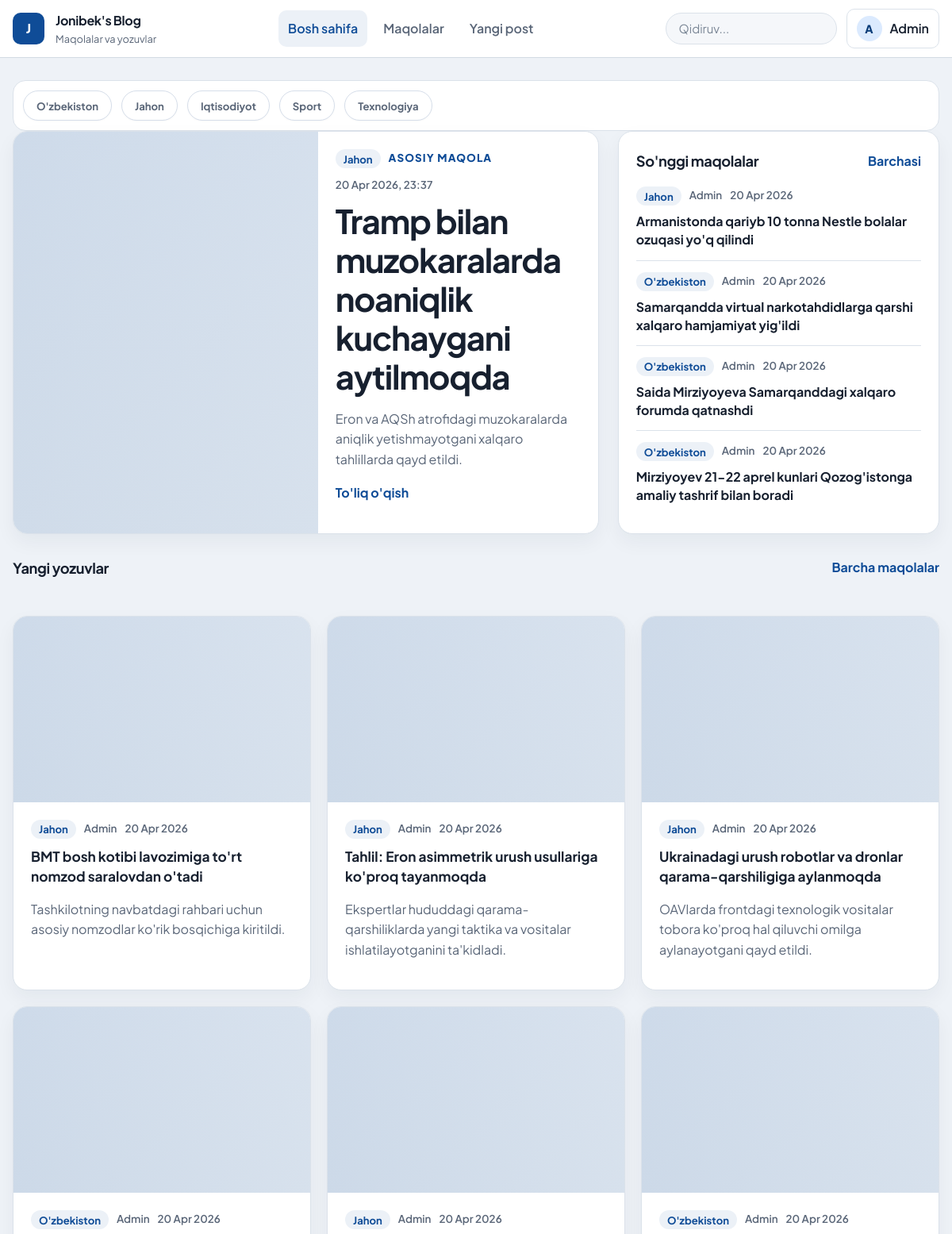
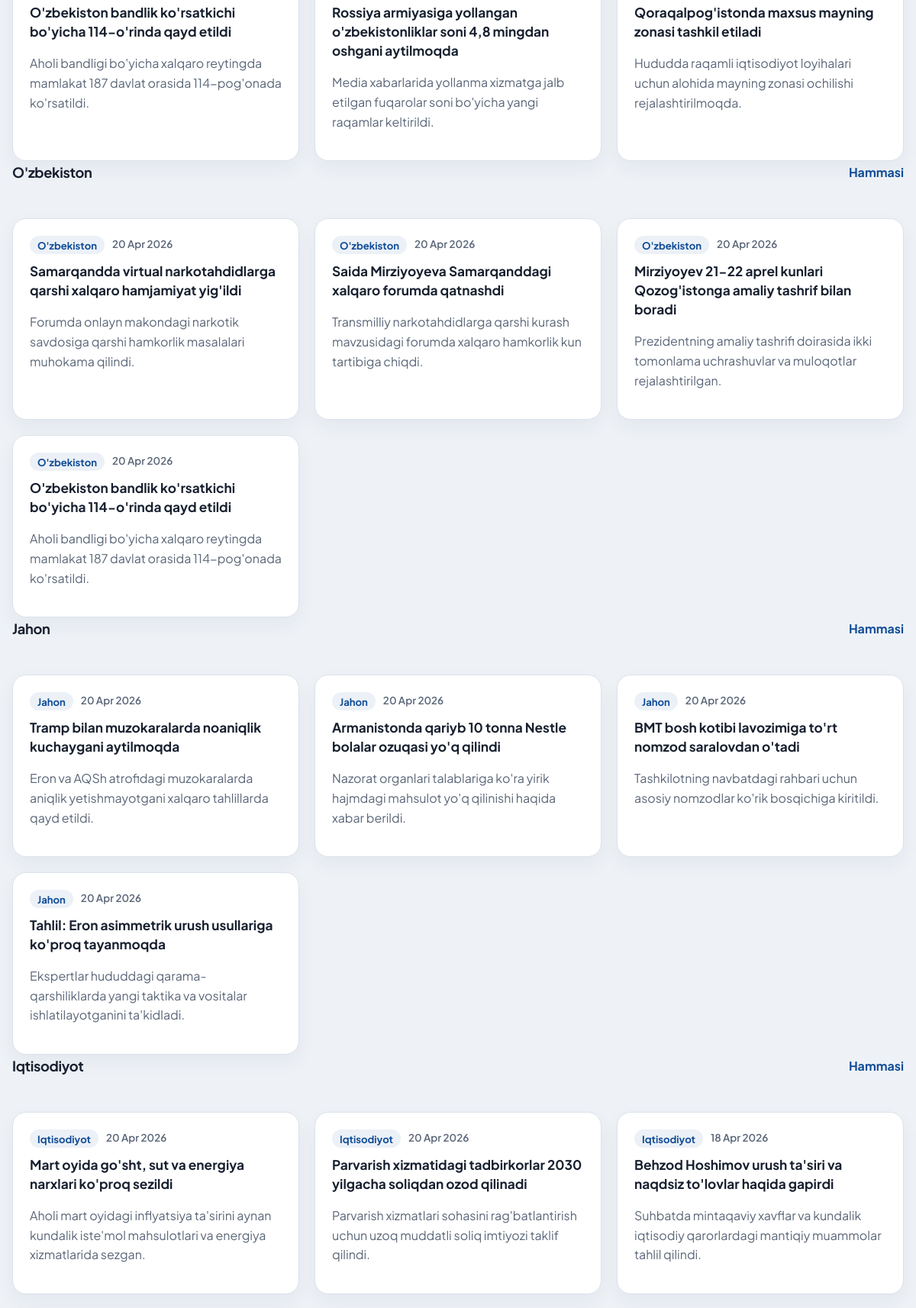
Screenshot of / (signed in, upper part) with the database file from the repository (2 pictures, top to bottom).
### accounts/models.py (models this page shows)
class CustomUser(AbstractUser):
    age = models.CharField(blank=True, null=True)

### articles/models.py (models this page shows, shortened)
class Article(models.Model):
    CATEGORY_CHOICES = (
        ("uzbekiston", "O'zbekiston"),
        ("jahon", "Jahon"),
        ("iqtisodiyot", "Iqtisodiyot"),
        ("sport", "Sport"),
        ("texnologiya", "Texnologiya"),
    )
    title = models.CharField(max_length=150)
    category = models.CharField(max_length=30, choices=CATEGORY_CHOICES, default="uzbekiston")
    summary = models.CharField(max_length=150, blank=True)
    body = CKEditor5Field()
    photo = models.ImageField(upload_to='images/', blank=True)
    date = models.DateTimeField(auto_now_add=True)
    author = models.ForeignKey(get_user_model(), on_delete=models.CASCADE)

### pages/views.py (the view)
# urls.py: path('', HomePageView.as_view(), name='home')
class HomePageView(TemplateView):
    template_name = 'home.html'
    def get_context_data(self, **kwargs):
        context = super().get_context_data(**kwargs)
        articles = list(Article.objects.select_related("author").order_by("-date"))
        context["featured_article"] = articles[0] if articles else None
        context["sidebar_articles"] = articles[1:5]
        context["latest_articles"] = articles[5:11] if len(articles) > 5 else articles[1:7]
        context["category_choices"] = Article.CATEGORY_CHOICES
        category_sections = []
        for key, label in Article.CATEGORY_CHOICES:
            items = [article for article in articles if article.category == key][:4]
            if items:
                category_sections.append(
                    {
                        "key": key,
                        "label": label,
                        "articles": items,
                    }
                )
        context["category_sections"] = category_sections
        return context

### templates/home.html (shortened to what this page needs)
{% extends 'base.html' %}
{% block content %}
{% if featured_article %}
    <section class="category-bar">
        <div class="category-strip">
            {% for key, label in category_choices %}
                <a href="{% url 'list' %}?category={{ key }}" class="category-chip">{{ label }}</a>
            {% endfor %}
        </div>
    </section>
    <section class="home-news-grid">
        <article class="lead-story">
            <a href="{% url 'detail' featured_article.pk %}" class="lead-story-media">
                {% if featured_article.photo %}
                    <img src="{{ featured_article.photo.url }}" alt="{{ featured_article.title }}">
                {% else %}
                    <div class="lead-placeholder"></div>
                {% endif %}
            </a>
            <div class="lead-story-body">
                <div class="story-meta">
                    <span class="category-badge">{{ featured_article.get_category_display }}</span>
                    <span class="story-kicker">Asosiy maqola</span>
                    <span>{{ featured_article.date|date:"d M Y, H:i" }}</span>
                </div>
                <h1><a href="{% url 'detail' featured_article.pk %}">{{ featured_article.title }}</a></h1>
                <p>{{ featured_article.summary|default:featured_article.body|striptags|truncatewords:34 }}</p>
                <a href="{% url 'detail' featured_article.pk %}" class="text-link">To'liq o'qish</a>
            </div>
        </article>
        <aside class="headline-panel">
            <div class="section-head">
                <h2>So'nggi maqolalar</h2>
                <a href="{% url 'list' %}" class="text-link">Barchasi</a>
            </div>
            <div class="story-list">
                {% for article in sidebar_articles %}
                    <article class="headline-item">
                        <div class="story-meta">
                            <span class="category-badge">{{ article.get_category_display }}</span>
                            <span>{{ article.author|title }}</span>
                            <span>{{ article.date|date:"d M Y" }}</span>
                        </div>
                        <h3><a href="{% url 'detail' article.pk %}">{{ article.title }}</a></h3>
                    </article>
                {% empty %}
                    <div class="empty-inline">
                        <p>Yangi maqolalar shu yerda ko'rinadi.</p>
                    </div>
                {% endfor %}
            </div>
        </aside>
    </section>
    <section class="news-section">
        <div class="section-head">
            <h2>Yangi yozuvlar</h2>
            <a href="{% url 'list' %}" class="text-link">Barcha maqolalar</a>
        </div>
        <div class="news-card-grid">
                {% for article in latest_articles %}
                    <article class="story-card">
                    <a href="{% url 'detail' article.pk %}" class="story-card-media">
                        {% if article.photo %}
                            <img src="{{ article.photo.url }}" alt="{{ article.title }}">
                        {% else %}
                            <div class="lead-placeholder"></div>
                        {% endif %}
                    </a>
                    <div class="story-card-body">
                        <div class="story-meta">
                            <span class="category-badge">{{ article.get_category_display }}</span>
                            <span>{{ article.author|title }}</span>
                            <span>{{ article.date|date:"d M Y" }}</span>
                        </div>
                        <h3><a href="{% url 'detail' article.pk %}">{{ article.title }}</a></h3>
                        <p>{{ article.summary|default:article.body|striptags|truncatewords:18 }}</p>
                    </div>
                </article>
            {% endfor %}
        </div>
    </section>
    {% for section in category_sections %}
        <section class="news-section">
            <div class="section-head">
                <h2>{{ section.label }}</h2>
                <a href="{% url 'list' %}?category={{ section.key }}" class="text-link">Hammasi</a>
            </div>
            <div class="news-card-grid">
                {% for article in section.articles %}
                    <article class="story-card">
                        <div class="story-card-body">
                            <div class="story-meta">
                                <span class="category-badge">{{ section.label }}</span>
                                <span>{{ article.date|date:"d M Y" }}</span>
                            </div>
                            <h3><a href="{% url 'detail' article.pk %}">{{ article.title }}</a></h3>
                            <p>{{ article.summary|default:article.body|striptags|truncatewords:18 }}</p>
                        </div>
                    </article>
                {% endfor %}
            </div>
        </section>
    {% endfor %}
{% else %}
    <section class="empty-state">
        <h2>Hozircha maqolalar mavjud emas</h2>
        <p>Yangi yozuvlar e'lon qilingach, ular shu sahifada ko'rinadi.</p>
    </section>
{% endif %}
{% endblock content %}

### templates/base.html (shortened to what this page needs)
{% load static %}
<!DOCTYPE html>
<html lang="uz">
<head>
    <link rel="stylesheet" href="{% static 'css/app.css' %}?v=20260421-3">
</head>
<body class="{% block body_class %}{% endblock body_class %}">
    <div class="site-shell">
        <header class="site-header">
            <div class="container">
                <div class="topbar">
                    <a class="brand" href="{% url 'home' %}">
                        <span class="brand-mark">J</span>
                        <span>
                            <strong>Jonibek's Blog</strong>
                            <small>Maqolalar va yozuvlar</small>
                        </span>
                    </a>
                    <nav class="primary-nav" id="primary-nav" data-nav-panel>
                        <a href="{% url 'home' %}" class="{% if request.path == '/' %}is-active{% endif %}">Bosh sahifa</a>
                        <a href="{% url 'list' %}" class="{% if '/articles/' in request.path %}is-active{% endif %}">Maqolalar</a>
                        {% if user.is_authenticated and user.is_superuser %}
                            <a href="{% url 'create' %}" class="{% if request.path == '/articles/create/' %}is-active{% endif %}">Yangi post</a>
                        {% endif %}
                    </nav>
                    <div class="header-tools">
                        <form action="{% url 'list' %}" method="get" class="header-search">
                            <input
                                type="search"
                                name="q"
                                value="{{ request.GET.q }}"
                                placeholder="Qidiruv..."
                                aria-label="Maqolalarni qidirish"
                                data-search-input="articles"
                            >
                        </form>
                        <div class="header-actions">
                            {% if user.is_authenticated %}
                                <details class="profile-menu">
                                    <summary>
                                        <span class="avatar">{{ user.username|slice:":1"|upper }}</span>
                                        <span>{{ user.username|title }}</span>
                                    </summary>
                                </details>
                            {% else %}
                                <a href="{% url 'login' %}" class="button button-secondary">Kirish</a>
                                <a href="{% url 'signup' %}" class="button button-primary">Ro'yxatdan o'tish</a>
                            {% endif %}
                        </div>
                    </div>
                </div>
            </div>
        </header>
        <main class="page-main">
            <div class="container">
                {% block content %}{% endblock content %}
            </div>
        </main>
    </div>
</body>
</html>

### rows the page displays
CustomUser: username "A", username "Admin"
Article: category "Jahon", date "20 Apr 2026, 23:37", title "Tramp bilan muzokaralarda noaniqlik kuchaygani aytilmoqda", summary "Eron va AQSh atrofidagi muzokaralarda aniqlik yetishmayotgani xalqaro tahlillarda qayd etildi.", label "Jahon", date "20 Apr 2026"
Article: category "Jahon", author "Admin", date "20 Apr 2026", title "Armanistonda qariyb 10 tonna Nestle bolalar ozuqasi yo'q qilindi", label "Jahon", summary "Nazorat organlari talablariga ko'ra yirik hajmdagi mahsulot yo'q qilinishi haqida xabar berildi."
Article: category "O'zbekiston", author "Admin", date "20 Apr 2026", title "Samarqandda virtual narkotahdidlarga qarshi xalqaro hamjamiyat yig'ildi", label "O'zbekiston", summary "Forumda onlayn makondagi narkotik savdosiga qarshi hamkorlik masalalari muhokama qilindi."
Article: category "O'zbekiston", author "Admin", date "20 Apr 2026", title "Saida Mirziyoyeva Samarqanddagi xalqaro forumda qatnashdi", label "O'zbekiston", summary "Transmilliy narkotahdidlarga qarshi kurash mavzusidagi forumda xalqaro hamkorlik kun tartibiga chiqdi."
Article: category "O'zbekiston", author "Admin", date "20 Apr 2026", title "Mirziyoyev 21-22 aprel kunlari Qozog'istonga amaliy tashrif bilan boradi", label "O'zbekiston", summary "Prezidentning amaliy tashrifi doirasida ikki tomonlama uchrashuvlar va muloqotlar rejalashtirilgan."
Article: category "Jahon", author "Admin", date "20 Apr 2026", title "BMT bosh kotibi lavozimiga to'rt nomzod saralovdan o'tadi", summary "Tashkilotning navbatdagi rahbari uchun asosiy nomzodlar ko'rik bosqichiga kiritildi.", label "Jahon"
Article: category "Jahon", author "Admin", date "20 Apr 2026", title "Tahlil: Eron asimmetrik urush usullariga ko'proq tayanmoqda", summary "Ekspertlar hududdagi qarama-qarshiliklarda yangi taktika va vositalar ishlatilayotganini ta'kidladi.", label "Jahon"
Article: category "Jahon", author "Admin", date "20 Apr 2026", title "Ukrainadagi urush robotlar va dronlar qarama-qarshiligiga aylanmoqda", summary "OAVlarda frontdagi texnologik vositalar tobora ko'proq hal qiluvchi omilga aylanayotgani qayd etildi."
Article: category "O'zbekiston", author "Admin", date "20 Apr 2026", title "O'zbekiston bandlik ko'rsatkichi bo'yicha 114-o'rinda qayd etildi", summary "Aholi bandligi bo'yicha xalqaro reytingda mamlakat 187 davlat orasida 114-pog'onada ko'rsatildi.", label "O'zbekiston"
Article: category "Jahon", author "Admin", date "20 Apr 2026", title "Rossiya armiyasiga yollangan o'zbekistonliklar soni 4,8 mingdan oshgani aytilmoqda", summary "Media xabarlarida yollanma xizmatga jalb etilgan fuqarolar soni bo'yicha yangi raqamlar keltirildi."
Article: category "O'zbekiston", author "Admin", date "20 Apr 2026", title "Qoraqalpog'istonda maxsus mayning zonasi tashkil etiladi", summary "Hududda raqamli iqtisodiyot loyihalari uchun alohida mayning zonasi ochilishi rejalashtirilmoqda."
Article: label "Iqtisodiyot", date "20 Apr 2026", title "Mart oyida go'sht, sut va energiya narxlari ko'proq sezildi", summary "Aholi mart oyidagi inflyatsiya ta'sirini aynan kundalik iste'mol mahsulotlari va energiya xizmatlarida sezgan."
Article: label "Iqtisodiyot", date "20 Apr 2026", title "Parvarish xizmatidagi tadbirkorlar 2030 yilgacha soliqdan ozod qilinadi", summary "Parvarish xizmatlari sohasini rag'batlantirish uchun uzoq muddatli soliq imtiyozi taklif qilindi."
Article: label "Iqtisodiyot", date "18 Apr 2026", title "Behzod Hoshimov urush ta'siri va naqdsiz to'lovlar haqida gapirdi", summary "Suhbatda mintaqaviy xavflar va kundalik iqtisodiy qarorlardagi mantiqiy muammolar tahlil qilindi."

### other values shown
{{ label }} "O'zbekiston" "Jahon" "Iqtisodiyot" "Sport" "Texnologiya"
{{ section.label }} "O'zbekiston" "Jahon" "Iqtisodiyot"
